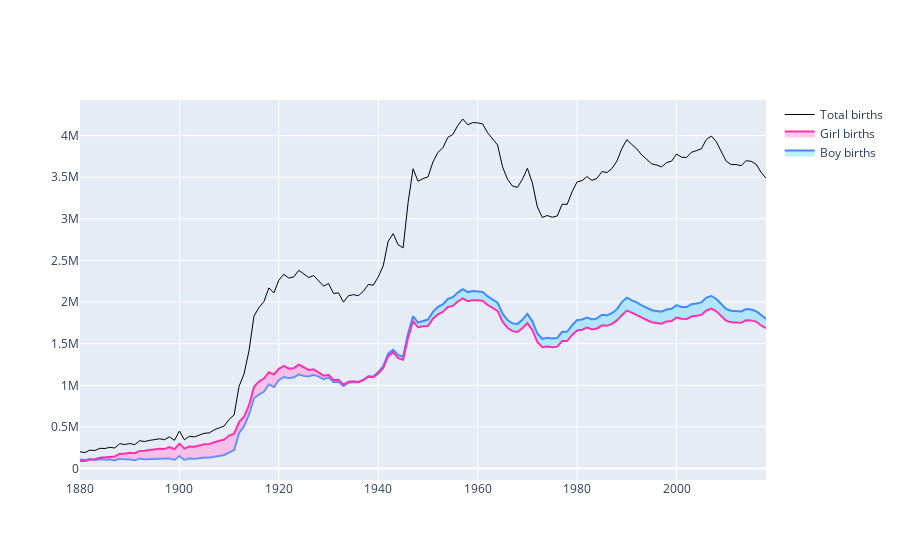

Notebook code cell kept with this figure:
### Code cell
"""
Question 3. Can you observe the trends in the number of births over all years? Are these trends different between girls and boys? Provide relevant charts.
"""
births_by_year = df[["sex", "count", "year"]].groupby(["year", "sex"], as_index=False).sum()

boys_by_year = births_by_year[births_by_year.sex == "M"][["year", "count"]].reset_index(drop=True).sort_index()
girls_by_year = births_by_year[births_by_year.sex == "F"][["year", "count"]].reset_index(drop=True).sort_index()

total_by_year = boys_by_year + girls_by_year
total_by_year["year"] //= 2

min_values_dict = {"year":[], "count":[]}
for i in range(len(boys_by_year)):
    min_value = min(boys_by_year.iloc[i]["count"], girls_by_year.iloc[i]["count"])
    min_values_dict["year"].append(boys_by_year.iloc[i].year)
    min_values_dict["count"].append(min_value)
min_values_by_year = pd.DataFrame(min_values_dict)

fig = go.Figure()
fig.add_trace(go.Scatter(x=min_values_by_year.year, y=min_values_by_year["count"], line=dict(color="rgba(0,0,0,0)"), showlegend=False))
fig.add_trace(go.Scatter(x=boys_by_year.year, y=boys_by_year["count"], line=dict(color="#408cff", width=2),
                        name="Boy births", fill="tonexty", fillcolor="rgba(124, 224, 255, 0.5)"))
fig.add_trace(go.Scatter(x=min_values_by_year.year, y=min_values_by_year["count"], line=dict(color="rgba(0,0,0,0)"), showlegend=False))
fig.add_trace(go.Scatter(x=girls_by_year.year, y=girls_by_year["count"], line=dict(color="#ff32ad", width=2),
                        name="Girl births", fill="tonexty", fillcolor="rgba(255, 150, 222, 0.5)"))
fig.add_trace(go.Scatter(x=total_by_year.year, y=total_by_year["count"], line=dict(color="black", width=1), name="Total births"))
fig.show()
print("""
Across the years there can be some trends observed in number of births.
First thing to notice is that there was a relatively low number of new babies born until 1910
and after that year a demographic boom took the birth statistics to whole new levels
as number of new births quadrupled over the next decade.
Then it has stabilized and after a slight decrease there was another boom in the '50 and '60
that have doubled the amounts from 1920.
After both of these demographic booms we can observe decreases in number of births
but these are not as big as the increases and after time stabilize the statistics
on levels higher than before the boom.
The boom from 1960s is a direct effect of the first one as the 1920 babies were
in their reproduction age during that time.

Those trends are the same for men and women. However, we can observe that in early 20 century
there is slightly more women born and around 1937 this trend turns over and since then, there are men born.
""")

### Figure 1 — Plotly figure (JSON) as saved in the notebook; plotly's stock layout.template omitted (floating-point values rounded to 4 significant figures; data arrays with more than 128 entries replaced by an {"elided": "..."} marker saying what was removed)
{"data": [{"line": {"color": "rgba(0,0,0,0)"}, "showlegend": false, "type": "scatter", "x": {"elided": "139 int values"}, "y": {"elided": "139 int values"}}, {"fill": "tonexty", "fillcolor": "rgba(124, 224, 255, 0.5)", "line": {"color": "#408cff", "width": 2}, "name": "Boy births", "type": "scatter", "x": {"elided": "139 int values"}, "y": {"elided": "139 int values"}}, {"line": {"color": "rgba(0,0,0,0)"}, "showlegend": false, "type": "scatter", "x": {"elided": "139 int values"}, "y": {"elided": "139 int values"}}, {"fill": "tonexty", "fillcolor": "rgba(255, 150, 222, 0.5)", "line": {"color": "#ff32ad", "width": 2}, "name": "Girl births", "type": "scatter", "x": {"elided": "139 int values"}, "y": {"elided": "139 int values"}}, {"line": {"color": "black", "width": 1}, "name": "Total births", "type": "scatter", "x": {"elided": "139 int values"}, "y": {"elided": "139 int values"}}], "layout": {}}
